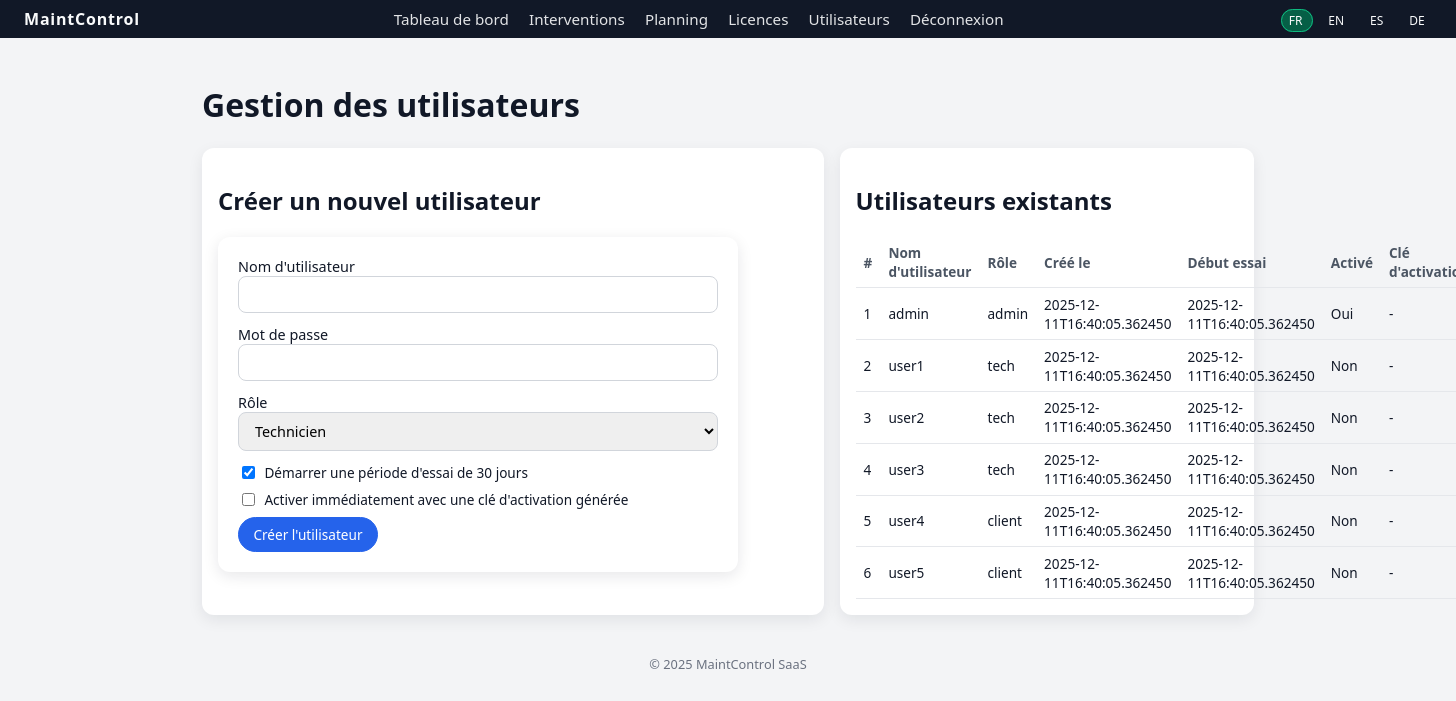
/admin/users (signed in), run on an earlier commit of the app's database.
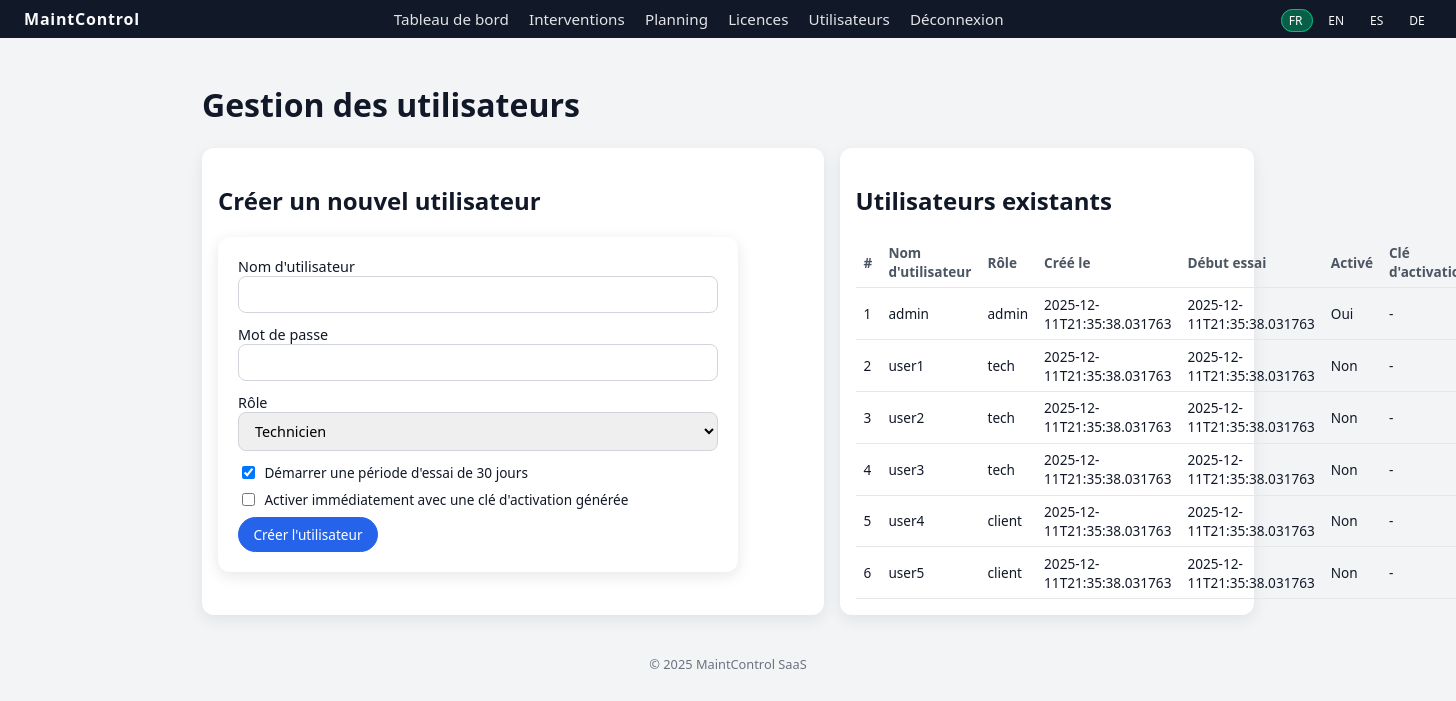
And on a later commit of the database.
### tables this page shows
CREATE TABLE users (
            id INTEGER PRIMARY KEY AUTOINCREMENT,
            username TEXT UNIQUE NOT NULL,
            password TEXT NOT NULL,
            role TEXT NOT NULL, -- admin, tech, client
            created_at TEXT NOT NULL,
            trial_start TEXT,
            is_activated INTEGER DEFAULT 0,
            license_key TEXT
        );

### app.py (the view, shortened to what this page needs)
@app.route("/admin/users", methods=["GET", "POST"])
@require_login
def admin_users():
    admin = get_current_user()
    if admin["role"] != "admin":
        return "Forbidden", 403
    conn = get_db()
    c = conn.cursor()
    c.execute("""
        SELECT id, username, role, created_at, trial_start, is_activated, license_key
        FROM users
        ORDER BY id
    """)
    users = c.fetchall()
    conn.close()
    return render_template("admin_users.html", users=users)

### app.py (called while the page is built, shortened)
def get_db():
    conn = sqlite3.connect(DATABASE)
    conn.row_factory = sqlite3.Row
    return conn

def get_current_user():
    uid = session.get("user_id")
    if not uid:
        return None
    conn = get_db()
    c = conn.cursor()
    c.execute("SELECT * FROM users WHERE id = ?", (uid,))
    row = c.fetchone()
    conn.close()
    return row

def is_trial_expired(user):
    if user is None:
        return False
    if user["role"] == "admin":
        return False

def remaining_trial_days(user):
    if user is None or user["role"] == "admin" or user["is_activated"] or not user["trial_start"]:
        return None
    start = datetime.fromisoformat(user["trial_start"])
    remaining = (start + timedelta(days=TRIAL_DAYS) - datetime.utcnow()).days
    return max(0, remaining)

def require_login(f):
    from functools import wraps
    @wraps(f)
    def wrapper(*args, **kwargs):
        if not session.get("user_id"):
            return redirect(url_for("login"))
        return f(*args, **kwargs)
    return wrapper

@app.context_processor
def inject_globals():
    user = get_current_user()
    lang = session.get("lang", DEFAULT_LANG)
    return {
        "current_user": user,
        "trial_days_left": remaining_trial_days(user) if user else None,
        "is_trial_expired": is_trial_expired(user) if user else False,
        "lang": lang,
        "supported_langs": SUPPORTED_LANGS,
    }

### templates/admin_users.html (shortened to what this page needs)
{% extends "base.html" %}
{% block content %}
<h1 data-i18n="users_title">Gestion des utilisateurs</h1>
<section class="grid-two">
  <div class="card">
    <h2 data-i18n="users_create">Créer un nouvel utilisateur</h2>
    <form method="post" class="form">
      <label>
        <span data-i18n="users_username">Nom d'utilisateur</span>
        <input type="text" name="username" required>
      </label>
      <label>
        <span data-i18n="users_password">Mot de passe</span>
        <input type="password" name="password" required>
      </label>
      <label>
        <span data-i18n="users_role">Rôle</span>
        <select name="role">
          <option value="tech" selected>Technicien</option>
        </select>
      </label>
      <label class="checkbox-row">
        <input type="checkbox" name="start_trial" checked>
        <span data-i18n="users_start_trial">Démarrer une période d'essai de 30 jours</span>
      </label>
      <label class="checkbox-row">
        <input type="checkbox" name="activate_now">
        <span data-i18n="users_activate_now">Activer immédiatement avec une clé d'activation générée</span>
      </label>
      <button type="submit" class="btn primary" data-i18n="users_create_btn">Créer l'utilisateur</button>
    </form>
  </div>
  <div class="card">
    <h2 data-i18n="users_list">Utilisateurs existants</h2>
    <table class="table">
      <thead>
        <tr>
          <th>#</th>
          <th data-i18n="users_username">Nom d'utilisateur</th>
          <th data-i18n="users_role">Rôle</th>
          <th data-i18n="users_created_at">Créé le</th>
          <th data-i18n="users_trial_start">Début essai</th>
          <th data-i18n="users_activated">Activé</th>
          <th data-i18n="users_license_key">Clé</th>
        </tr>
      </thead>
      <tbody>
        {% for u in users %}
        <tr>
          <td>{{ u.id }}</td>
          <td>{{ u.username }}</td>
          <td>{{ u.role }}</td>
          <td>{{ u.created_at }}</td>
          <td>{{ u.trial_start or '-' }}</td>
          <td>{{ 'Oui' if u.is_activated else 'Non' }}</td>
          <td>{{ u.license_key or '-' }}</td>
        </tr>
        {% else %}
        <tr><td colspan="8" data-i18n="no_data">Aucune donnée</td></tr>
        {% endfor %}
      </tbody>
    </table>
  </div>
</section>
{% endblock %}

### templates/base.html (shortened to what this page needs)
<!doctype html>
<html lang="{{ lang }}">
  <head>
    <link href="{{ url_for('static', filename='css/style.css') }}" rel="stylesheet">
  </head>
  <body data-lang="{{ lang }}" class="{% block body_class %}{% endblock %}">
    <header class="topbar">
      <div class="logo">MaintControl</div>
      {% if current_user %}
      <nav class="nav">
        <a href="{{ url_for('dashboard') }}" data-i18n="nav_dashboard">Tableau de bord</a>
        <a href="{{ url_for('list_interventions') }}" data-i18n="nav_interventions">Interventions</a>
        <a href="{{ url_for('planning') }}" data-i18n="nav_planning">Planning</a>
        {% if current_user.role == 'admin' %}
        <a href="{{ url_for('admin_licenses') }}" data-i18n="nav_licenses">Licences</a>
        <a href="{{ url_for('admin_users') }}" data-i18n="nav_users">Utilisateurs</a>
        {% endif %}
        <a href="{{ url_for('logout') }}" data-i18n="nav_logout">Déconnexion</a>
      </nav>
      {% endif %}
      <div class="lang-switcher">
        {% for l in supported_langs %}
          <a href="{{ url_for('set_lang', lang_code=l) }}" class="{% if l==lang %}active{% endif %}">
            {{ l.upper() }}
          </a>
        {% endfor %}
      </div>
    </header>
    <main class="container">
      {% block content %}{% endblock %}
    </main>
    <footer class="footer">
      <span>&copy; {{ 2025 }} MaintControl SaaS</span>
    </footer>
  </body>
</html>

### static/css/style.css (style rules this page uses)
* { box-sizing: border-box; font-family: system-ui, -apple-system, BlinkMacSystemFont, "Segoe UI", sans-serif; }
body { margin: 0; background: #f3f4f6; color: #111827; }
a { color: inherit; text-decoration: none; }
.topbar { background: #111827; color: #f9fafb; display: flex; align-items: center; padding: 0.5rem 1.5rem; justify-content: space-between; }
.logo { font-weight: 700; letter-spacing: 0.05em; }
.nav a { margin-right: 1rem; font-size: 0.95rem; opacity: 0.9; }
.lang-switcher a { margin-left: 0.5rem; padding: 0.15rem 0.4rem; border-radius: 999px; font-size: 0.75rem; border: 1px solid transparent; }
.lang-switcher a.active { border-color: #10b981; background: #065f46; }
.container { padding: 1.5rem; max-width: 1100px; margin: 0 auto; }
.footer { text-align: center; padding: 1rem; font-size: 0.8rem; color: #6b7280; }
label { display: block; margin-bottom: 0.75rem; font-size: 0.9rem; }
input[type="text"], input[type="password"], textarea, select { width: 100%; padding: 0.5rem 0.75rem; border-radius: 0.5rem; border: 1px solid #d1d5db; font-size: 0.9rem; }
.btn { display: inline-flex; align-items: center; justify-content: center; padding: 0.45rem 0.9rem; border-radius: 999px; font-size: 0.85rem; border: 1px solid #d1d5db; background: white; cursor: pointer; }
.btn.primary { border-color: #2563eb; background: #2563eb; color: white; }
.grid-two { display: grid; grid-template-columns: minmax(0, 1.5fr) minmax(0, 1fr); gap: 1rem; }
.card { background: white; border-radius: 0.75rem; padding: 1rem; box-shadow: 0 5px 15px rgba(15,23,42,0.08); }
.table { width: 100%; border-collapse: collapse; font-size: 0.85rem; }
.table th, .table td { padding: 0.4rem 0.5rem; border-bottom: 1px solid #e5e7eb; }
.table th { text-align: left; font-weight: 600; color: #4b5563; }
.form { max-width: 520px; background: white; padding: 1.25rem; border-radius: 0.75rem; box-shadow: 0 4px 15px rgba(15,23,42,0.1); }
.checkbox-row { display: flex; align-items: center; gap: 0.4rem; font-size: 0.85rem; margin-bottom: 0.5rem; }
.checkbox-row input[type="checkbox"] { width: auto; }

What changed in the data, as far as the page shows it:
changed users "admin": created_at "2025-12-11T16:40:05.362450" → "2025-12-11T21:35:38.031763"; trial_start "2025-12-11T16:40:05.362450" → "2025-12-11T21:35:38.031763"
changed users "user1": created_at "2025-12-11T16:40:05.362450" → "2025-12-11T21:35:38.031763"; trial_start "2025-12-11T16:40:05.362450" → "2025-12-11T21:35:38.031763"
changed users "user2": created_at "2025-12-11T16:40:05.362450" → "2025-12-11T21:35:38.031763"; trial_start "2025-12-11T16:40:05.362450" → "2025-12-11T21:35:38.031763"
changed users "user3": created_at "2025-12-11T16:40:05.362450" → "2025-12-11T21:35:38.031763"; trial_start "2025-12-11T16:40:05.362450" → "2025-12-11T21:35:38.031763"
changed users "user4": created_at "2025-12-11T16:40:05.362450" → "2025-12-11T21:35:38.031763"; trial_start "2025-12-11T16:40:05.362450" → "2025-12-11T21:35:38.031763"
changed users "user5": created_at "2025-12-11T16:40:05.362450" → "2025-12-11T21:35:38.031763"; trial_start "2025-12-11T16:40:05.362450" → "2025-12-11T21:35:38.031763"
